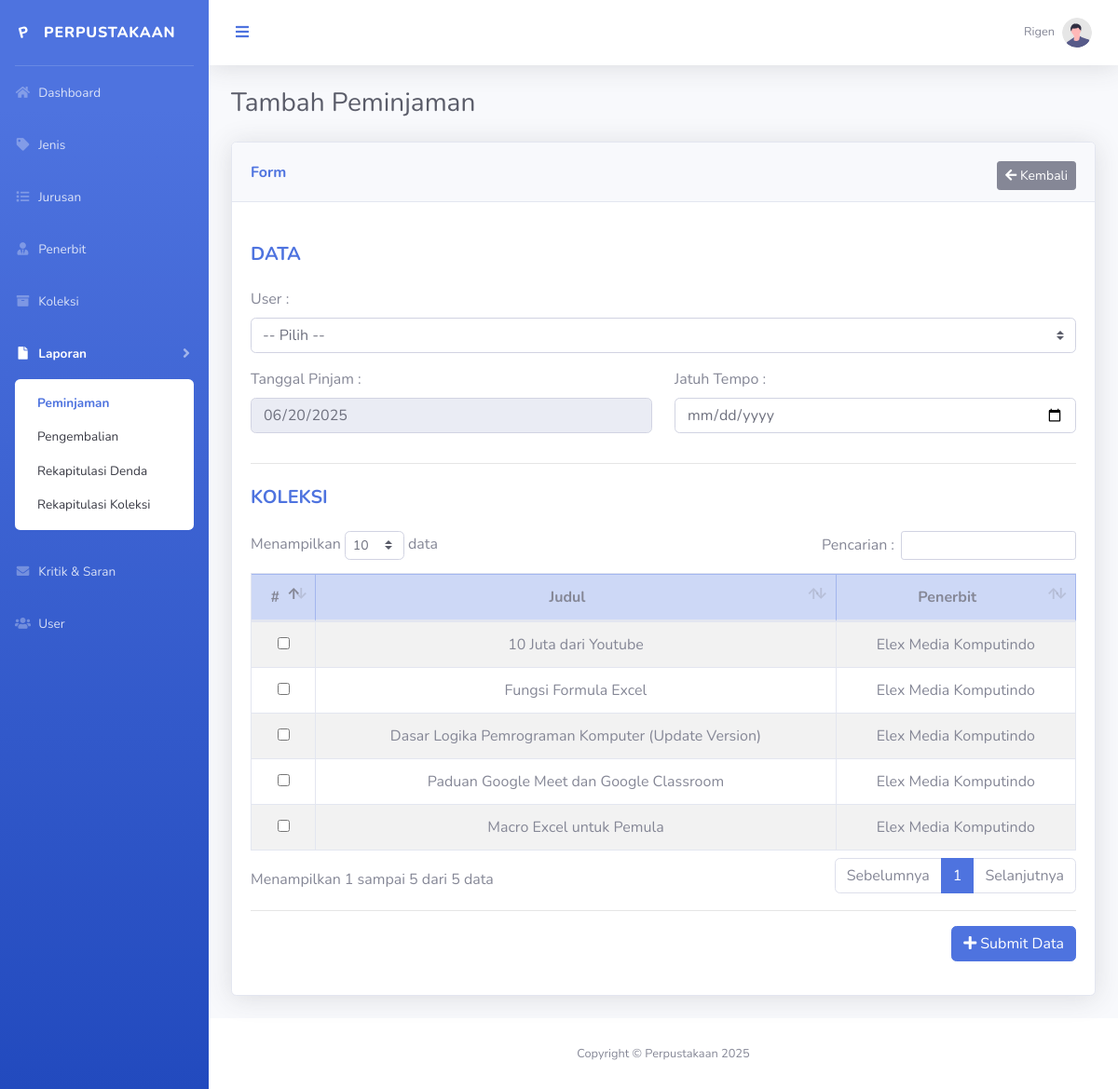
The app's page /admin/laporan/peminjaman/tambah.php (signed in) with its own data.
### tables this page shows
CREATE TABLE IF NOT EXISTS `koleksi` (
  `id` char(36) NOT NULL,
  `penerbit_id` char(36) NOT NULL,
  `cover` varchar(255) DEFAULT NULL,
  `judul` text NOT NULL,
  `isbn` varchar(255) DEFAULT NULL,
  `jenis_id` char(36) NOT NULL,
  `pengarang` text NOT NULL,
  `stok` int NOT NULL DEFAULT '0',
  `nomor_rak` varchar(255) NOT NULL,
  `total_halaman` int NOT NULL,
  `tahun_terbit` year NOT NULL,
  `keterangan` text,
  `tanggal_entri` timestamp NOT NULL DEFAULT CURRENT_TIMESTAMP,
  PRIMARY KEY (`id`)
);

CREATE TABLE IF NOT EXISTS `penerbit` (
  `id` char(36) NOT NULL,
  `nama` varchar(255) NOT NULL,
  `telepon` varchar(255) NOT NULL,
  `email` varchar(255) NOT NULL,
  `alamat` text,
  `website` varchar(255) DEFAULT NULL,
  `tanggal_entri` timestamp NOT NULL DEFAULT CURRENT_TIMESTAMP,
  PRIMARY KEY (`id`)
);

### connection.php (called while the page is built, shortened)
<?php
$base_url    = 'http://localhost/perpustakaan-main';

### admin/laporan/peminjaman/tambah.php (the view, shortened to what this page needs)
<?php
    require '../../layouts/header.php';
    $koleksi = mysqli_query($conn, "SELECT koleksi.id, koleksi.judul, penerbit.nama FROM koleksi JOIN penerbit ON penerbit.id = koleksi.penerbit_id GROUP BY koleksi.id ORDER BY koleksi.tanggal_entri ASC");
?>
   <div class="container-fluid">
      <h1 class="h3 mb-2 text-gray-800">Tambah Peminjaman</h1>
      <div class="card shadow mb-4 mt-4">
         <div class="card-header">
            <div class="mt-2 font-weight-bold text-primary">
               Form
               <span class="float-right">
                  <a href="<?php echo $base_url . '/admin/laporan/peminjaman';?>" class="btn btn-secondary btn-sm"><i class="fas fa-arrow-left"></i> Kembali</a>
               </span>
            </div>
         </div>
         <div class="card-body">
            <form action="" method="POST">
               <div class="form-group">
                  <h5 class="font-weight-bold text-uppercase mb-4 mt-4 text-primary">Data</h5>
               </div>
               <div class="form-group">
                  <label>User :</label>
                  <select name="user_id" id="user_id" class="custom-select" required>
                     <option value="">-- Pilih --</option>
                  </select>
               </div>
               <div class="row">
                  <div class="col-md-6">
                     <div class="form-group">
                        <label>Tanggal Pinjam :</label>
                        <input type="date" class="form-control" value="<?php echo date('Y-m-d');?>" disabled>
                     </div>
                  </div>
                  <div class="col-md-6">
                     <div class="form-group">
                        <label>Jatuh Tempo :</label>
                        <input type="date" name="jatuh_tempo" id="jatuh_tempo" class="form-control" min="<?php echo date('Y-m-d');?>" required>
                     </div>
                  </div>
               </div>
               <div class="form-group"><hr></div>
               <div class="form-group">
                  <h5 class="font-weight-bold text-uppercase mb-4 mt-4 text-primary">Koleksi</h5>
               </div>
               <div class="form-group">
                  <table id="datatable" class="table table-bordered table-striped">
                     <thead class="table-primary">
                        <tr class="text-center">
                           <th>#</th>
                           <th>Judul</th>
                           <th>Penerbit</th>
                        </tr>
                     </thead>
                     <tbody>
                        <?php while ($row = mysqli_fetch_assoc($koleksi)) {?>
<?php
    $koleksi_id   = $row['id'];
        $koleksi_stok = mysqli_query($conn, "
SELECT koleksi_stok.kode, COUNT(peminjaman_detail.id) AS sa
FROM koleksi_stok
LEFT JOIN peminjaman_detail ON koleksi_stok.kode = peminjaman_detail.koleksi_stok_kode
WHERE (koleksi_stok.koleksi_id = '$koleksi_id' OR peminjaman_detail.status IN ('tolak', 'lengkap'))
AND ((SELECT COUNT(*) FROM peminjaman_detail q WHERE q.koleksi_stok_kode = koleksi_stok.kode) < 1)
GROUP BY koleksi_stok.kode
LIMIT 1
");
    ?>
<?php if (mysqli_num_rows($koleksi_stok) > 0) {?>
<?php $data_stok = mysqli_fetch_assoc($koleksi_stok); ?>
<?php if ($data_stok['kode']) {?>
                                 <tr class="text-center">
                                    <td class="align-middle">
                                       <input type="checkbox" name="koleksi[]" value="<?php echo $data_stok['kode'];?>">
                                    </td>
                                    <td class="align-middle"><?php echo $row['judul'];?></td>
                                    <td class="align-middle"><?php echo $row['nama'];?></td>
                                 </tr>
                              <?php }?>
<?php }?>
<?php }?>
                     </tbody>
                  </table>
               </div>
               <div class="form-group"><hr></div>
               <div class="text-right">
                  <div class="form-group">
                     <button type="submit" name="submit" class="btn btn-primary"><i class="fas fa-plus"></i> Submit Data</button>
                  </div>
               </div>
            </form>
         </div>
      </div>
   </div>
</div>
<?php require '../../layouts/footer.php'; ?>

### records on screen
koleksi: judul "10 Juta dari Youtube", penerbit.nama "Elex Media Komputindo"
koleksi: judul "Fungsi Formula Excel", penerbit.nama "Elex Media Komputindo"
koleksi: judul "Dasar Logika Pemrograman Komputer (Update Version)", penerbit.nama "Elex Media Komputindo"
koleksi: judul "Paduan Google Meet dan Google Classroom", penerbit.nama "Elex Media Komputindo"
koleksi: judul "Macro Excel untuk Pemula", penerbit.nama "Elex Media Komputindo"

### other values on screen
$_SESSION['bo_nama'] "Rigen"
